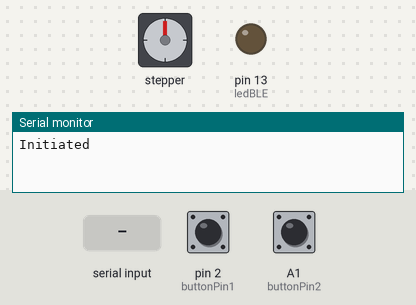
A sketch run on a simulated Arduino Uno, built with avr-gcc and run on an emulated ATmega328P. Shown: stepper motor, output pins drawn as LEDs (lit = HIGH), the last lines printed to the serial monitor. Wiring (inferred from the names in the program): stepper motor driver (200 steps per turn assumed): step pin 3; direction pin 4; enable pin 5. The inputs (shaded band) are chosen by the test bench; at power-on: pin 2 (buttonPin1) LOW, A1 (buttonPin2) LOW. Pins used as bus, display or sensor lines are not drawn.

Above: at 1.2 s.
1.3 s: "rotate\n" received over Serial
At 1.75 s:
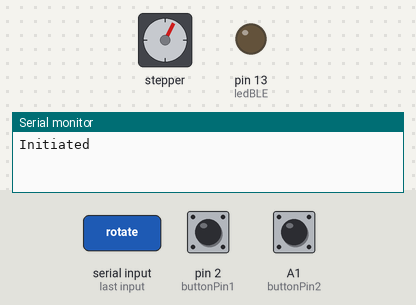
At 2.35 s:
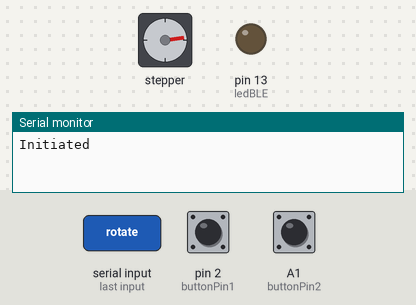
4.3 s: "rotate\n" received over Serial
At 5.95 s:
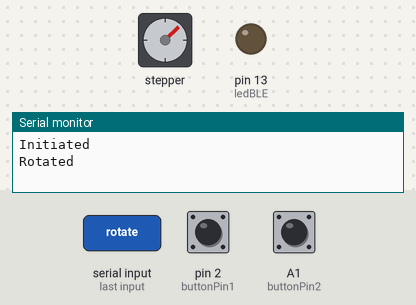
Timing chart, 0 to 10.8 s (numbered marks = the images above; inputs shaded):
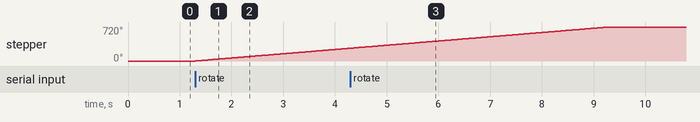

The sketch:

mine.ino
```cpp
// BLE Board controls
const int ledBLE = 13;

// Auxillary equipment setup
const int stepPin = 3;
const int dirPin = 4;
const int buttonPin1 = 2;
const int buttonPin2 = A1;
const int enablePin = 5;
int buttonState1, buttonState2;

void setup() {
  Serial.begin(115200);  //initial the Serial
  start();
  pinMode(ledBLE, OUTPUT);
  pinMode(stepPin,OUTPUT);
  pinMode(dirPin,OUTPUT);
  pinMode(enablePin, OUTPUT);
  pinMode(buttonPin1, INPUT);
  pinMode(buttonPin2, INPUT);
}

void loop() {
  buttonState1 = digitalRead(buttonPin1);
  buttonState2 = digitalRead(buttonPin2);

  if (Serial.available())  {
    String command = Serial.readStringUntil('\n');
    if (command.indexOf("rotate") == 0) {
      digitalWrite(enablePin,LOW);
      delayMicroseconds(500);
      digitalWrite(dirPin,HIGH); // Enables the motor to move in a particular direction

      // Makes 200 pulses for making one full cycle rotation
      for(int x = 0; x < 200; x++) {
        digitalWrite(stepPin,HIGH);
        delayMicroseconds(10000);
        digitalWrite(stepPin,LOW);
        delayMicroseconds(10000);
      }
      Serial.println("Rotated");//send what has been received
      digitalWrite(enablePin,HIGH);
    } else if (command.indexOf("status") == 0) {
      if(buttonState1 == HIGH) {
        Serial.println("1");
      }
      else if(buttonState2 == HIGH) {
        Serial.println("2");
      }
      else {
        Serial.println("0");
      }
    }
    else {
      Serial.println("X");
    }
  }
}

void start() {
  delay(10);
  digitalWrite(enablePin,HIGH);
  Serial.write("Initiated");
  Serial.println();
}
```

Measured:
- after the input at 1.3 s, stepper: keeps turning clockwise at about 91°/s, starting at once
